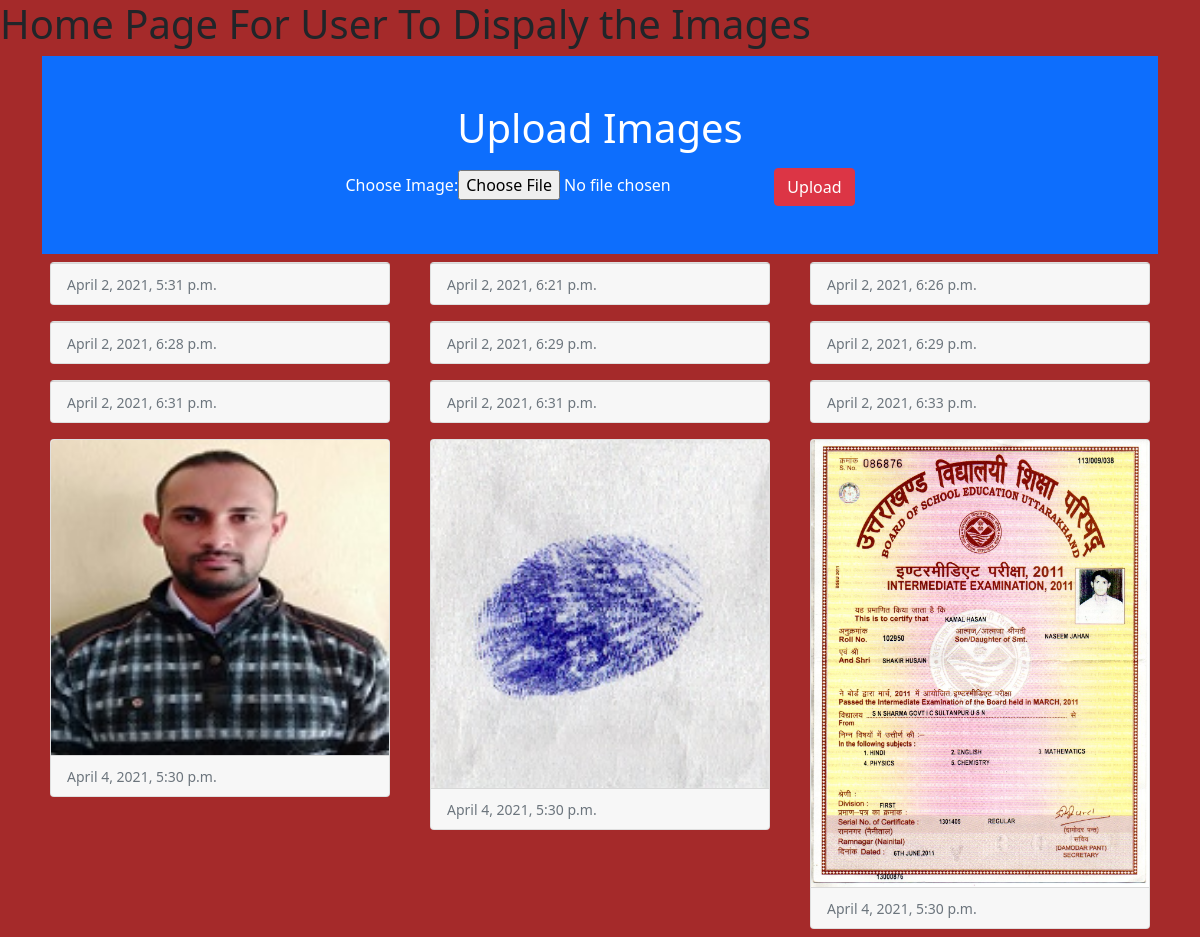
The page / on the database its author committed.
### library/models.py (models this page shows)
class UserImage(models.Model):
    pics=models.ImageField(upload_to='userimages')
    date=models.DateTimeField(auto_now_add=True)

### library/views.py (the view)
# urls.py: path('',views.home,name='home'),
def home(request):
    if request.method=='POST':
        forms=Userforms(request.POST,request.FILES)
        if forms.is_valid():
            forms.save()
    else:
        forms=Userforms()
    myimg=UserImage.objects.all()
    return render(request,'library/home.html',{'form':forms,"img":myimg})

### library/forms.py
class Userforms(forms.ModelForm):
    class Meta:
        model=UserImage
        fields='__all__'
        labels={'pics':'Choose Image:'}

### library/templates/library/home.html (shortened to what this page needs)
<!doctype html>
<html lang="en">
  <head>
    <link href="https://cdn.jsdelivr.net/npm/bootstrap@5.0.0-beta3/dist/css/bootstrap.min.css" rel="stylesheet">
  </head>
  <body>
    <h1>Home Page For User To Dispaly the Images</h1>
        <div class='container'>
            <div class='py-5 text-center bg-primary text-white'>
                <h1 class='mb-3'>Upload Images</h1>
                <form action="" method="post"  enctype='multipart/form-data'>
                    {{form}}
                    <input type="submit" class='btn btn-danger' value="Upload">
                </form>
            </div>
            <div class="row">
                {% for imgs in img %}
                        <div class="col-sm-4">
                            <div class="card m-2">
                                <img src="{{imgs.pics.url}}" alt="" class='card-img-top'>
                                <div class='card-footer'>
                                    <small class='text-muted'>{{imgs.date}}</small>
                                </div>
                            </div>
                        </div>
                {% endfor %}
            </div>
        </div>
      </body>
</html>

### library/templates/library/home.html (style rules this page uses)
body { background-color:brown; }

### rows shown on the page
UserImage: date "April 2, 2021, 5:31 p.m."
UserImage: date "April 2, 2021, 6:21 p.m."
UserImage: date "April 2, 2021, 6:26 p.m."
UserImage: date "April 2, 2021, 6:28 p.m."
UserImage: date "April 2, 2021, 6:29 p.m."
UserImage: date "April 2, 2021, 6:29 p.m."
UserImage: date "April 2, 2021, 6:31 p.m."
UserImage: date "April 2, 2021, 6:31 p.m."
UserImage: date "April 2, 2021, 6:33 p.m."
UserImage: pics (picture), date "April 4, 2021, 5:30 p.m."
UserImage: pics (picture), date "April 4, 2021, 5:30 p.m."
UserImage: pics (picture), date "April 4, 2021, 5:30 p.m."
